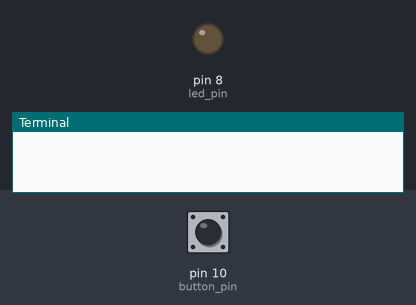
Bench run of a program on a simulated Raspberry Pi (header pin numbers). Shown: output pins drawn as LEDs (lit = HIGH), the last lines printed to the terminal. The inputs (shaded band) are chosen by the test bench; at power-on: pin 10 (button_pin) HIGH.

Above: at 1.2 s.
1.3 s: pin 10 (button_pin) pulled LOW for 0.15 s
At 2.5 s:
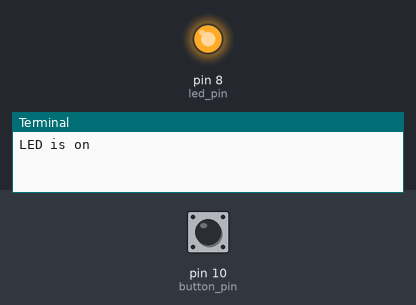
2.9 s: pin 10 (button_pin) pulled LOW for 1 s
At 3.8 s:
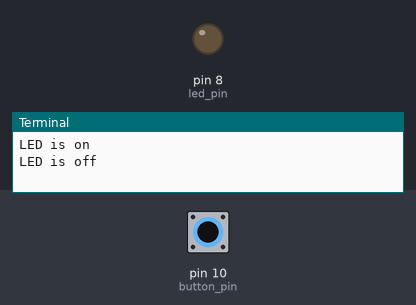
5.4 s: pin 10 (button_pin) pulled LOW for 3.2 s
At 5.8 s:
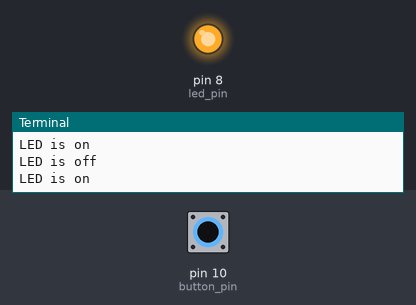
Timing chart, 0 to 8.4 s (numbered marks = the images above; inputs shaded):
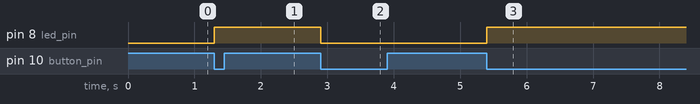

The program:

03_gpio_event.py
```python
# 03_gpio_event.py
# Python script for Raspberry Pi
# Himanshu Tripathi

# push button interfacing using interrupts (event handling)
# toggle the led state with each press of button

import RPi.GPIO as gpio
import sys

# global variables
led_pin = 8
button_pin = 10
led_state = 0
button_state = True


# method to configure the gpio
def gpio_config():
    global led_pin, button_pin
    gpio.setwarnings(False)
    gpio.setmode(gpio.BOARD)
    # config led pin
    gpio.setup(led_pin, gpio.OUT, initial=gpio.LOW)
    # config button pin
    gpio.setup(button_pin, gpio.IN, pull_up_down=gpio.PUD_UP)


# callback function for button event (ISR)
def button_handler(button):
    global button_state
    # setup a flag
    button_state = False


if __name__ == "__main__":
    gpio_config()
    # add event with the button pin
    # button pin is configured with input pull up
    # button pin value goes low when it is pressed
    gpio.add_event_detect(button_pin, gpio.FALLING, callback=button_handler)
    while True:
        try:
            # act as per the flag and reset it
            if button_state == False:
                led_state = not led_state
                gpio.output(led_pin, led_state)
                print("LED is on" if led_state else "LED is off")
                button_state = True
        except Exception as e:
            print("Error : ", e)
            break
        except KeyboardInterrupt:
            print("Exit using keyboard interrupt")
            break
    gpio.cleanup()
    sys.exit()
```

Measured:
- after the input at 1.3 s, pin 8 (led_pin): LOW → HIGH at once
- after the input at 2.9 s, pin 8 (led_pin): HIGH → LOW at once
- after the input at 5.4 s, pin 8 (led_pin): LOW → HIGH at once
